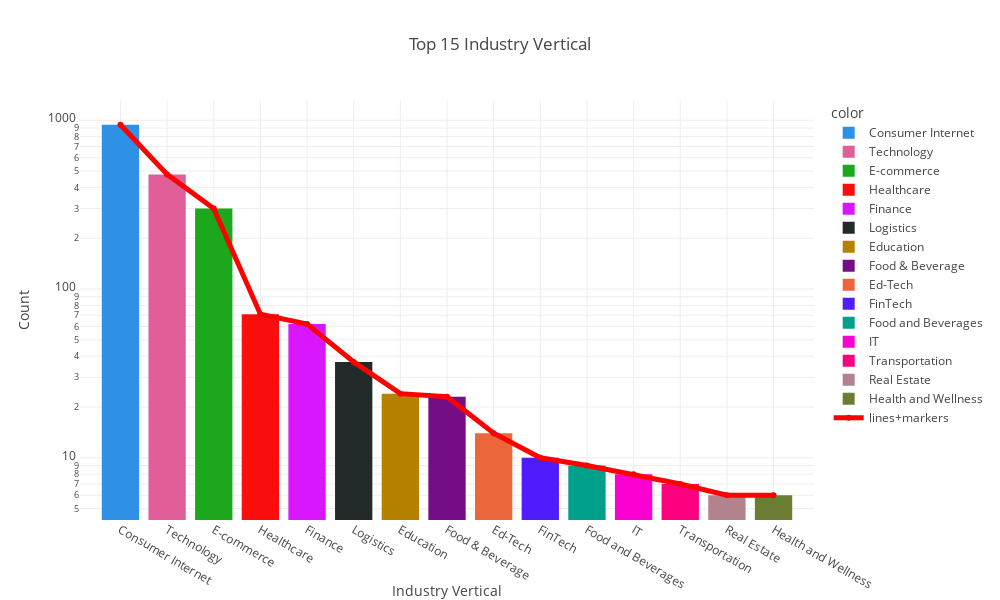

Here is the notebook cell this chart was saved with:
### Code cell
# bar chart dark theme
for template in ["plotly_dark", "plotly", "plotly_white", "ggplot2", "seaborn", "simple_white", "none"]:
    fig = px.bar(x=top.index, y=top, title="Top 15 Industry Vertical", log_y=True, labels={"x": "Industry Vertical", "y": "Count"}, color=top.index,
             width=1000, height=600, template='gridon',
             color_discrete_sequence=px.colors.qualitative.Dark24)

fig.add_trace(
    go.Scatter(
        x=top.index,
        y=top,
        mode="lines+markers",
        line=dict(color="red", width=5),
        name="lines+markers",
    )
)

### Figure 1 — Plotly figure (JSON) as saved in the notebook; plotly's stock layout.template omitted (floating-point values rounded to 4 significant figures)
{"data": [{"alignmentgroup": "True", "hovertemplate": "color=Consumer Internet<br>Industry Vertical=%{x}<br>Count=%{y}<extra></extra>", "legendgroup": "Consumer Internet", "marker": {"color": "#2E91E5", "pattern": {"shape": ""}}, "name": "Consumer Internet", "offsetgroup": "Consumer Internet", "orientation": "v", "showlegend": true, "textposition": "auto", "type": "bar", "x": ["Consumer Internet"], "xaxis": "x", "y": [941], "yaxis": "y"}, {"alignmentgroup": "True", "hovertemplate": "color=Technology<br>Industry Vertical=%{x}<br>Count=%{y}<extra></extra>", "legendgroup": "Technology", "marker": {"color": "#E15F99", "pattern": {"shape": ""}}, "name": "Technology", "offsetgroup": "Technology", "orientation": "v", "showlegend": true, "textposition": "auto", "type": "bar", "x": ["Technology"], "xaxis": "x", "y": [478], "yaxis": "y"}, {"alignmentgroup": "True", "hovertemplate": "color=E-commerce<br>Industry Vertical=%{x}<br>Count=%{y}<extra></extra>", "legendgroup": "E-commerce", "marker": {"color": "#1CA71C", "pattern": {"shape": ""}}, "name": "E-commerce", "offsetgroup": "E-commerce", "orientation": "v", "showlegend": true, "textposition": "auto", "type": "bar", "x": ["E-commerce"], "xaxis": "x", "y": [300], "yaxis": "y"}, {"alignmentgroup": "True", "hovertemplate": "color=Healthcare<br>Industry Vertical=%{x}<br>Count=%{y}<extra></extra>", "legendgroup": "Healthcare", "marker": {"color": "#FB0D0D", "pattern": {"shape": ""}}, "name": "Healthcare", "offsetgroup": "Healthcare", "orientation": "v", "showlegend": true, "textposition": "auto", "type": "bar", "x": ["Healthcare"], "xaxis": "x", "y": [71], "yaxis": "y"}, {"alignmentgroup": "True", "hovertemplate": "color=Finance<br>Industry Vertical=%{x}<br>Count=%{y}<extra></extra>", "legendgroup": "Finance", "marker": {"color": "#DA16FF", "pattern": {"shape": ""}}, "name": "Finance", "offsetgroup": "Finance", "orientation": "v", "showlegend": true, "textposition": "auto", "type": "bar", "x": ["Finance"], "xaxis": "x", "y": [62], "yaxis": "y"}, {"alignmentgroup": "True", "hovertemplate": "color=Logistics<br>Industry Vertical=%{x}<br>Count=%{y}<extra></extra>", "legendgroup": "Logistics", "marker": {"color": "#222A2A", "pattern": {"shape": ""}}, "name": "Logistics", "offsetgroup": "Logistics", "orientation": "v", "showlegend": true, "textposition": "auto", "type": "bar", "x": ["Logistics"], "xaxis": "x", "y": [37], "yaxis": "y"}, {"alignmentgroup": "True", "hovertemplate": "color=Education<br>Industry Vertical=%{x}<br>Count=%{y}<extra></extra>", "legendgroup": "Education", "marker": {"color": "#B68100", "pattern": {"shape": ""}}, "name": "Education", "offsetgroup": "Education", "orientation": "v", "showlegend": true, "textposition": "auto", "type": "bar", "x": ["Education"], "xaxis": "x", "y": [24], "yaxis": "y"}, {"alignmentgroup": "True", "hovertemplate": "color=Food & Beverage<br>Industry Vertical=%{x}<br>Count=%{y}<extra></extra>", "legendgroup": "Food & Beverage", "marker": {"color": "#750D86", "pattern": {"shape": ""}}, "name": "Food & Beverage", "offsetgroup": "Food & Beverage", "orientation": "v", "showlegend": true, "textposition": "auto", "type": "bar", "x": ["Food & Beverage"], "xaxis": "x", "y": [23], "yaxis": "y"}, {"alignmentgroup": "True", "hovertemplate": "color=Ed-Tech<br>Industry Vertical=%{x}<br>Count=%{y}<extra></extra>", "legendgroup": "Ed-Tech", "marker": {"color": "#EB663B", "pattern": {"shape": ""}}, "name": "Ed-Tech", "offsetgroup": "Ed-Tech", "orientation": "v", "showlegend": true, "textposition": "auto", "type": "bar", "x": ["Ed-Tech"], "xaxis": "x", "y": [14], "yaxis": "y"}, {"alignmentgroup": "True", "hovertemplate": "color=FinTech<br>Industry Vertical=%{x}<br>Count=%{y}<extra></extra>", "legendgroup": "FinTech", "marker": {"color": "#511CFB", "pattern": {"shape": ""}}, "name": "FinTech", "offsetgroup": "FinTech", "orientation": "v", "showlegend": true, "textposition": "auto", "type": "bar", "x": ["FinTech"], "xaxis": "x", "y": [10], "yaxis": "y"}, {"alignmentgroup": "True", "hovertemplate": "color=Food and Beverages<br>Industry Vertical=%{x}<br>Count=%{y}<extra></extra>", "legendgroup": "Food and Beverages", "marker": {"color": "#00A08B", "pattern": {"shape": ""}}, "name": "Food and Beverages", "offsetgroup": "Food and Beverages", "orientation": "v", "showlegend": true, "textposition": "auto", "type": "bar", "x": ["Food and Beverages"], "xaxis": "x", "y": [9], "yaxis": "y"}, {"alignmentgroup": "True", "hovertemplate": "color=IT<br>Industry Vertical=%{x}<br>Count=%{y}<extra></extra>", "legendgroup": "IT", "marker": {"color": "#FB00D1", "pattern": {"shape": ""}}, "name": "IT", "offsetgroup": "IT", "orientation": "v", "showlegend": true, "textposition": "auto", "type": "bar", "x": ["IT"], "xaxis": "x", "y": [8], "yaxis": "y"}, {"alignmentgroup": "True", "hovertemplate": "color=Transportation<br>Industry Vertical=%{x}<br>Count=%{y}<extra></extra>", "legendgroup": "Transportation", "marker": {"color": "#FC0080", "pattern": {"shape": ""}}, "name": "Transportation", "offsetgroup": "Transportation", "orientation": "v", "showlegend": true, "textposition": "auto", "type": "bar", "x": ["Transportation"], "xaxis": "x", "y": [7], "yaxis": "y"}, {"alignmentgroup": "True", "hovertemplate": "color=Real Estate<br>Industry Vertical=%{x}<br>Count=%{y}<extra></extra>", "legendgroup": "Real Estate", "marker": {"color": "#B2828D", "pattern": {"shape": ""}}, "name": "Real Estate", "offsetgroup": "Real Estate", "orientation": "v", "showlegend": true, "textposition": "auto", "type": "bar", "x": ["Real Estate"], "xaxis": "x", "y": [6], "yaxis": "y"}, {"alignmentgroup": "True", "hovertemplate": "color=Health and Wellness<br>Industry Vertical=%{x}<br>Count=%{y}<extra></extra>", "legendgroup": "Health and Wellness", "marker": {"color": "#6C7C32", "pattern": {"shape": ""}}, "name": "Health and Wellness", "offsetgroup": "Health and Wellness", "orientation": "v", "showlegend": true, "textposition": "auto", "type": "bar", "x": ["Health and Wellness"], "xaxis": "x", "y": [6], "yaxis": "y"}, {"line": {"color": "red", "width": 5}, "mode": "lines+markers", "name": "lines+markers", "type": "scatter", "x": ["Consumer Internet", "Technology", "E-commerce", "Healthcare", "Finance", "Logistics", "Education", "Food & Beverage", "Ed-Tech", "FinTech", "Food and Beverages", "IT", "Transportation", "Real Estate", "Health and Wellness"], "y": [941, 478, 300, 71, 62, 37, 24, 23, 14, 10, 9, 8, 7, 6, 6]}], "layout": {"barmode": "relative", "height": 600, "legend": {"title": {"text": "color"}, "tracegroupgap": 0}, "title": {"text": "Top 15 Industry Vertical"}, "width": 1000, "xaxis": {"anchor": "y", "domain": [0, 1], "title": {"text": "Industry Vertical"}}, "yaxis": {"anchor": "x", "domain": [0, 1], "title": {"text": "Count"}, "type": "log"}}}
